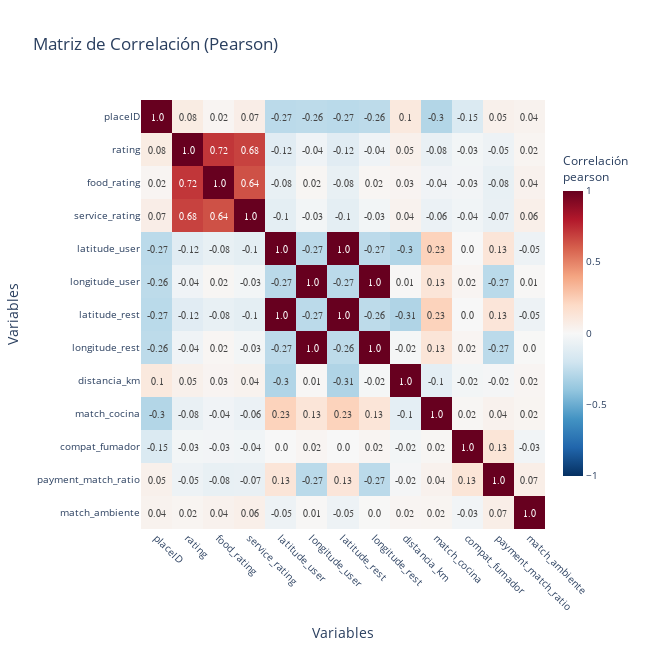

Notebook source saved alongside this figure:
### Code cell
visualization.plot_interactive_correlation_heatmap(datos_limpios)

### Figure 1 — Plotly figure (JSON) as saved in the notebook; plotly's stock layout.template omitted (floating-point values rounded to 4 significant figures; data arrays with more than 128 entries replaced by an {"elided": "..."} marker saying what was removed)
{"data": [{"coloraxis": "coloraxis", "hovertemplate": "x: %{x}<br>y: %{y}<br>Correlación pearson: %{z}<extra></extra>", "name": "0", "text": {"elided": "13x13 str values"}, "textfont": {"family": "Arial", "size": 10}, "texttemplate": "%{text}", "type": "heatmap", "x": ["placeID", "rating", "food_rating", "service_rating", "latitude_user", "longitude_user", "latitude_rest", "longitude_rest", "distancia_km", "match_cocina", "compat_fumador", "payment_match_ratio", "match_ambiente"], "xaxis": "x", "y": ["placeID", "rating", "food_rating", "service_rating", "latitude_user", "longitude_user", "latitude_rest", "longitude_rest", "distancia_km", "match_cocina", "compat_fumador", "payment_match_ratio", "match_ambiente"], "yaxis": "y", "z": {"elided": "13x13 float values"}}], "layout": {"coloraxis": {"cmax": 1, "cmin": -1, "colorbar": {"len": 0.8, "thickness": 20, "tickfont": {"size": 10}, "title": {"text": "Correlación<br>pearson"}}, "colorscale": [[0, "rgb(5,48,97)"], [0.1, "rgb(33,102,172)"], [0.2, "rgb(67,147,195)"], [0.3, "rgb(146,197,222)"], [0.4, "rgb(209,229,240)"], [0.5, "rgb(247,247,247)"], [0.6, "rgb(253,219,199)"], [0.7, "rgb(244,165,130)"], [0.8, "rgb(214,96,77)"], [0.9, "rgb(178,24,43)"], [1, "rgb(103,0,31)"]]}, "font": {"size": 12}, "height": 650, "margin": {"b": 100, "l": 100, "r": 100, "t": 100}, "title": {"text": "Matriz de Correlación (Pearson)"}, "width": 650, "xaxis": {"anchor": "y", "domain": [0, 1], "side": "bottom", "tickangle": 45, "tickfont": {"size": 10}, "title": {"text": "Variables"}}, "yaxis": {"anchor": "x", "autorange": "reversed", "domain": [0, 1], "tickfont": {"size": 10}, "title": {"text": "Variables"}}}}
